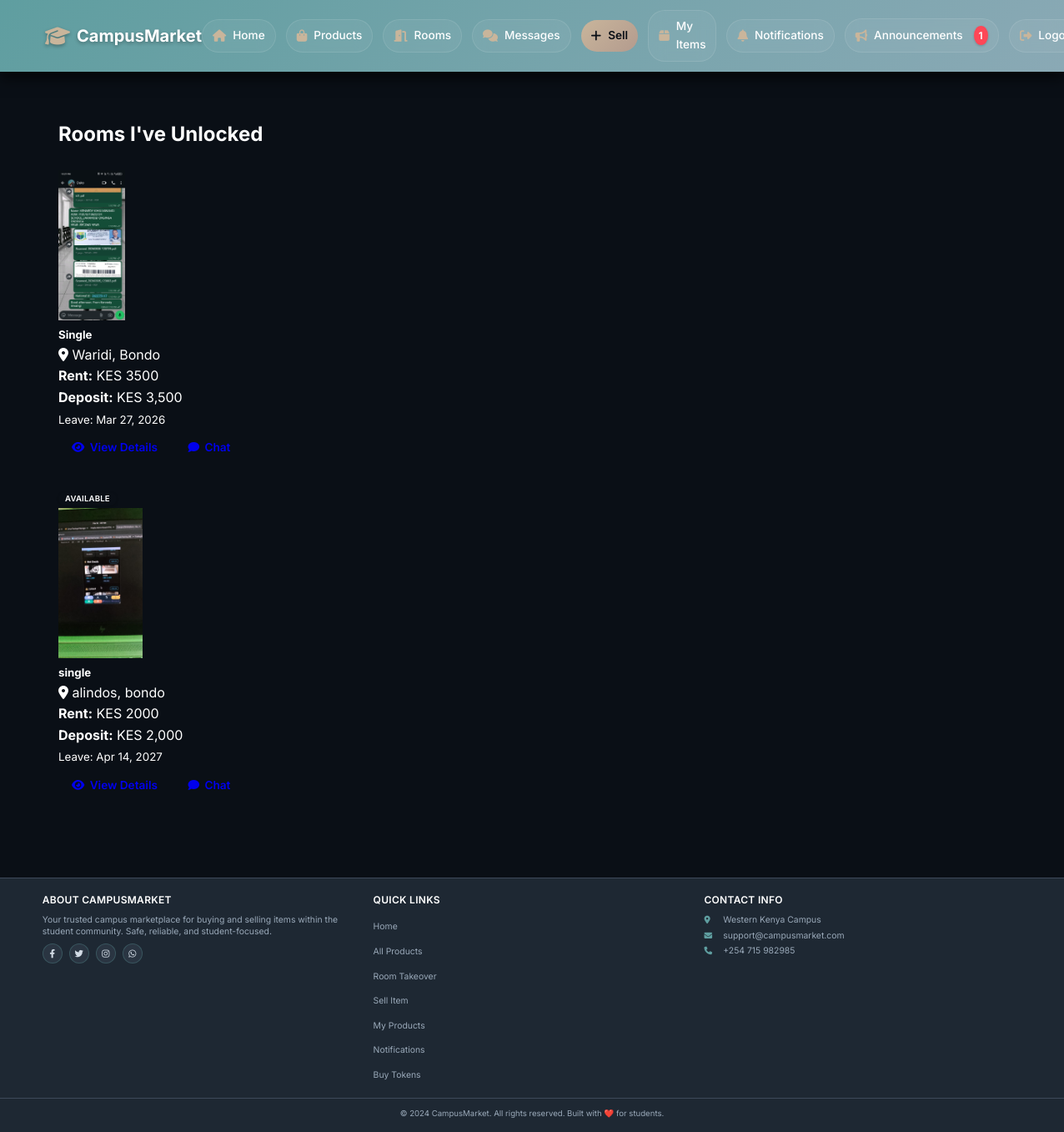
The page /rooms/my-unlocks (signed in) on the database as committed earlier.
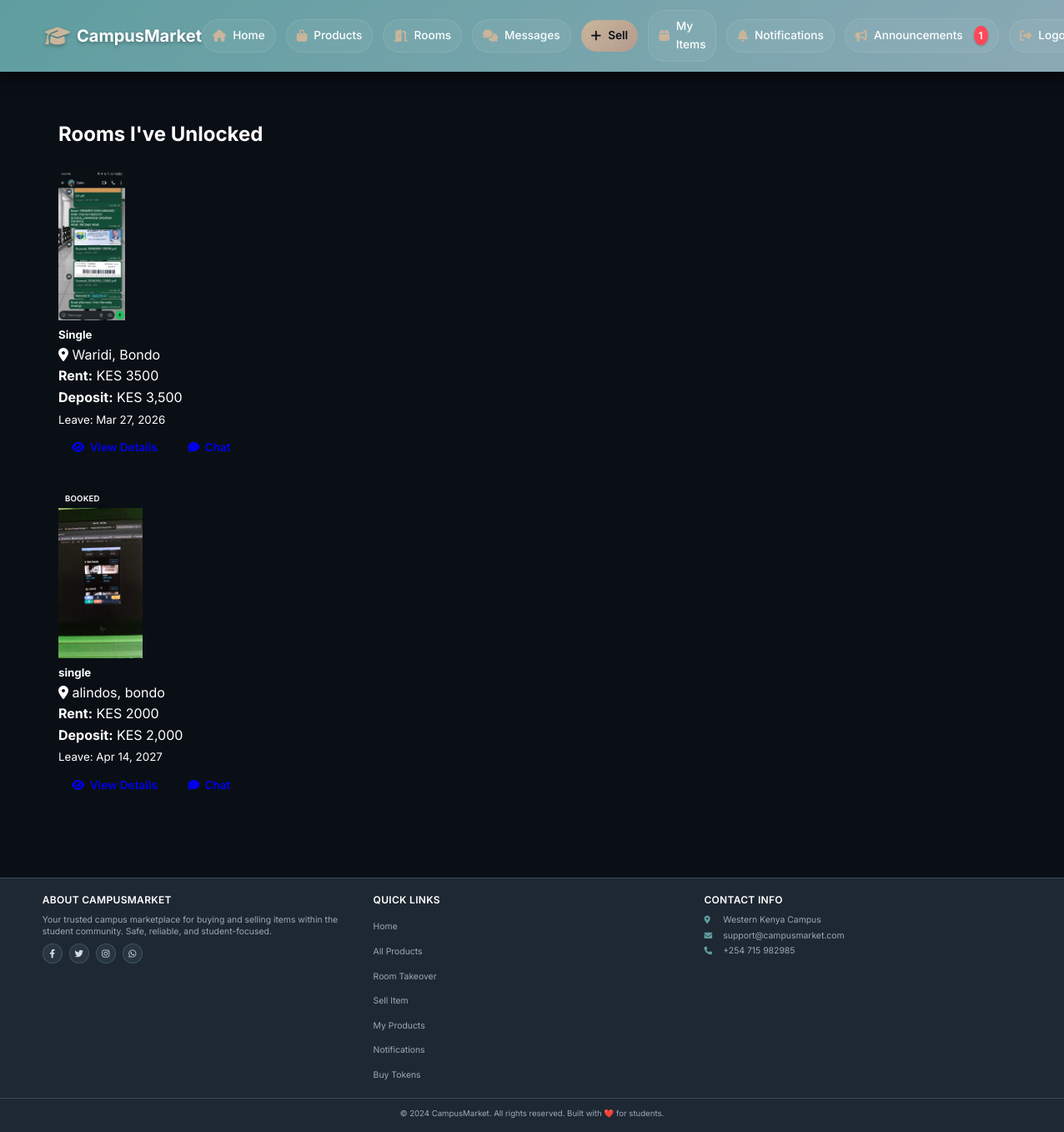
The same page on the database as committed later.
### app/models.py (models this page shows, shortened)
class Product(db.Model):
    __tablename__ = 'products'
    id = db.Column(db.Integer, primary_key=True)
    title = db.Column(db.String(100), nullable=False)
    description = db.Column(db.Text)
    price = db.Column(db.Float, nullable=False)
    condition = db.Column(db.String(20))
    contact_info = db.Column(db.Text)
    is_fast_moving = db.Column(db.Boolean, default=False)
    is_active = db.Column(db.Boolean, default=True)
    is_sold = db.Column(db.Boolean, default=False)
    Token = db.Column(db.Float, nullable=False)
    category_id = db.Column(db.Integer, db.ForeignKey('categories.id'), nullable=False)
    seller_id = db.Column(db.Integer, db.ForeignKey('users.id'), nullable=False)
    image_group_id = db.Column(db.Integer, db.ForeignKey('product_image_groups.id'), nullable=True)
    created_at = db.Column(db.DateTime, default=datetime.utcnow)
    updated_at = db.Column(db.DateTime, default=datetime.utcnow, onupdate=datetime.utcnow)
    hostel_name = db.Column(db.String(100), nullable=False, default='')
    location = db.Column(db.String(100), nullable=False, default='')
    leave_date = db.Column(db.DateTime, nullable=False, default=datetime.utcnow)
    room_type = db.Column(db.String(20), default='single')
    deposit = db.Column(db.Float, default=0)
    commission_percentage = db.Column(db.Float, default=0)
    is_commission_listing = db.Column(db.Boolean, default=False)
    status = db.Column(db.String(20), default='available')
    agreement_user_id = db.Column(db.Integer, db.ForeignKey('users.id'), nullable=True)
    agreement_expires_at = db.Column(db.DateTime, nullable=True)
    booked_at = db.Column(db.DateTime, nullable=True)
    total_unlocks = db.Column(db.Integer, default=0)
    last_interest_update = db.Column(db.DateTime, default=datetime.utcnow)
    payments = db.relationship('Payment', back_populates='product', lazy=True, cascade="all, delete-orphan")
    chats = db.relationship('Chat', back_populates='product', lazy=True, cascade='all, delete-orphan')
    offers = db.relationship('Offer', back_populates='product', lazy=True, cascade='all, delete-orphan')
    agreement_user = db.relationship('User', foreign_keys=[agreement_user_id])
    category = db.relationship('Category', back_populates='products')
    seller = db.relationship('User', foreign_keys=[seller_id], back_populates='products')
    image_group = db.relationship('ProductImageGroup', back_populates='product')
    @property
    def image(self):
        if self.image_group and self.image_group.images:
            return self.image_group.images[0].filename
        return None
    def get_deposit_display(self):
        if self.deposit and self.deposit > 0:
            return f"KES {self.deposit:,.0f}"
        return "No Deposit"

class ProductImage(db.Model):
    __tablename__ = 'product_images'
    id = db.Column(db.Integer, primary_key=True)
    filename = db.Column(db.String(255), nullable=False)
    filepath = db.Column(db.String(500), nullable=False)
    uploaded_at = db.Column(db.DateTime, default=datetime.utcnow)
    group_id = db.Column(db.Integer, db.ForeignKey('product_image_groups.id'))
    group = db.relationship('ProductImageGroup', back_populates='images')

### app/rooms/routes.py (the view)
@rooms_bp.route('/my-unlocks')
@login_required
def my_unlocks():
    unlocks = ProductUnlock.query.filter_by(user_id=current_user.id, status='completed').all()
    rooms = [unlock.product for unlock in unlocks if unlock.product]
    return render_template('rooms/my_unlocks.html', rooms=rooms)

### app/models.py (called while the page is built)
@login_manager.user_loader
def load_user(user_id):
    return User.query.get(int(user_id))

### app/templates/rooms/my_unlocks.html (shortened to what this page needs)
{% extends "base.html" %}
{% block content %}
<div class="container mt-4">
    <div class="row">
        <div class="col-12">
            <h2 class="mb-4">Rooms I've Unlocked</h2>
            {% if rooms %}
            <div class="row">
                {% for room in rooms %}
                <div class="col-md-6 col-lg-4 mb-4">
                    <div class="card h-100 shadow-sm">
                        <div class="position-absolute top-0 end-0 m-2">
                            {% if room.status == 'available' %}
                            <span class="badge bg-success">Available</span>
                            {% elif room.status == 'pending' %}
                            <span class="badge bg-warning text-dark">Pending</span>
                            {% elif room.status == 'booked' %}
                            <span class="badge bg-secondary">Booked</span>
                            {% endif %}
                        </div>
                        {% if room.image %}
                        <img src="{{ url_for('static', filename='uploads/' + room.image) }}" class="card-img-top" alt="{{ room.title }}" style="height: 180px; object-fit: cover;">
                        {% else %}
                        <div class="bg-light d-flex align-items-center justify-content-center" style="height: 180px;">
                            <i class="fas fa-home fa-3x text-secondary"></i>
                        </div>
                        {% endif %}
                        <div class="card-body">
                            <h5 class="card-title">{{ room.title }}</h5>
                            <p class="card-text text-muted">
                                <i class="fas fa-map-marker-alt"></i> {{ room.hostel_name }}, {{ room.location }}
                            </p>
                            <p class="mb-1">
                                <strong>Rent:</strong> KES {{ "%.0f"|format(room.price) }}
                            </p>
                            <p class="mb-1">
                                <strong>Deposit:</strong> {{ room.get_deposit_display() }}
                            </p>
                            <p class="mb-0">
                                <small class="text-muted">
                                    Leave: {{ room.leave_date.strftime('%b %d, %Y') }}
                                </small>
                            </p>
                        </div>
                        <div class="card-footer bg-white">
                            <div class="btn-group w-100">
                                <a href="{{ url_for('rooms.detail', room_id=room.id) }}" class="btn btn-outline-primary">
                                    <i class="fas fa-eye"></i> View Details
                                </a>
                                <a href="{{ url_for('chat.chat_with_user', user_id=room.seller_id, product_id=room.id) }}" class="btn btn-outline-success">
                                    <i class="fas fa-comment"></i> Chat
                                </a>
                            </div>
                        </div>
                    </div>
                </div>
                {% endfor %}
            </div>
            {% endif %}
        </div>
    </div>
</div>
{% endblock %}

Rows that differ between the two databases and show on the page:
changed Product "alindos": status "AVAILABLE" → "BOOKED"
